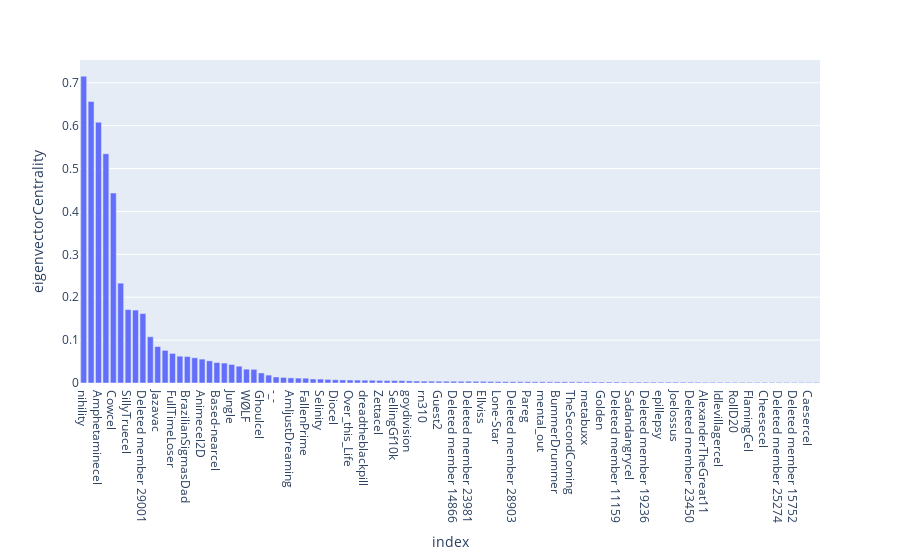

The code cell stored with this chart in its notebook:
### Code cell
# Graph distributions of centrality measures
import plotly.express as px

selected = central.sort_values('eigenvectorCentrality', ascending=False).head(100)
px.bar(selected, x=selected.index, y='eigenvectorCentrality')

### Figure 1 — Plotly figure (JSON) as saved in the notebook; plotly's stock layout.template omitted (floating-point values rounded to 4 significant figures)
{"data": [{"alignmentgroup": "True", "hovertemplate": "index=%{x}<br>eigenvectorCentrality=%{y}<extra></extra>", "legendgroup": "", "marker": {"color": "#636efa", "pattern": {"shape": ""}}, "name": "", "offsetgroup": "", "orientation": "v", "showlegend": false, "textposition": "auto", "type": "bar", "x": ["nihility", "unsettling", "Amphetaminecel", "mNFwTJ3wz9", "Cowcel", "Idotms", "SillyTruecel", "schrodingercoper", "Deleted member 29001", "AAAAAAAAAAAcel", "Jazavac", "Coulan", "FullTimeLoser", "orchis", "BrazilianSigmasDad", "RREEEEEEEEE", "Animecel2D", "78980n", "Based-nearcel", "Heartless", "Jungle", "THE TRUE HONKLER", "WØLF", "RainerNLM", "Ghoulcel", "BlackPill Scholar", "-_-", "Blacktarpill", "AmIjustDreaming", "Deleted member 20811", "FallenPrime", "Pengwin", "Selinity", "Cruel", "Diocel", "ihaveno1", "Over_this_Life", "Grothendieck", "dreadtheblackpill", "Dregster666", "Zettacel", "ScornedStoic", "SellingGf10k", "taloh", "goydivision", "Incellectual", "rn310", "lonelyintesified", "Guest2", "Lookscel", "Deleted member 14866", "Yerberito", "Deleted member 23981", "ItsOver4cel", "Ellviss", "soymonkcel", "Lone-Star", "!romen", "Deleted member 28903", "shii410", "Pareg", "Insomniac", "mental_out", "GoffSystemQB", "BummerDrummer", "pp183", "TheSecondComing", "knajjd", "metabuxx", "Personalityinkwell", "Golden", "Barney Calhoun", "Deleted member 11159", "coldmachinery", "Sadandangrycel", "vippnor", "Deleted member 19236", "ClownCharizard6774", "epillepsy", "Damo the incel", "Joelossus", "Ritalincel", "Deleted member 23450", "based_meme", "AlexanderTheGreat11", "Amacko", "Idlevillagercel", "WithoutMe", "RollD20", "penismaster768", "FlamingCel", "HyperVersager_4EVER", "Cheesecel", "TheBasedCel", "Deleted member 25274", "Ecstasy", "Deleted member 15752", "RemoveNormalfags", "Caesercel", "Sans"], "xaxis": "x", "y": [0.7154, 0.6565, 0.6082, 0.5345, 0.443, 0.2328, 0.1711, 0.1701, 0.1619, 0.1079, 0.08502, 0.07604, 0.06899, 0.06256, 0.06176, 0.05879, 0.05573, 0.05174, 0.04774, 0.04644, 0.04325, 0.03917, 0.03232, 0.03192, 0.02346, 0.01846, 0.01407, 0.01304, 0.01195, 0.01142, 0.01128, 0.009355, 0.009175, 0.008393, 0.007552, 0.007171, 0.006982, 0.006766, 0.006538, 0.006427, 0.005998, 0.005654, 0.005614, 0.005535, 0.004925, 0.004589, 0.004372, 0.004289, 0.004133, 0.0041, 0.004091, 0.004037, 0.004024, 0.003945, 0.003889, 0.003663, 0.003282, 0.003206, 0.003095, 0.003051, 0.003013, 0.002878, 0.002817, 0.00278, 0.002756, 0.002702, 0.002657, 0.002603, 0.002464, 0.002451, 0.002385, 0.002347, 0.002345, 0.002134, 0.002132, 0.002128, 0.002101, 0.002089, 0.002082, 0.002081, 0.002065, 0.001988, 0.001943, 0.001896, 0.001768, 0.001725, 0.00166, 0.001643, 0.001604, 0.001585, 0.001572, 0.00155, 0.001545, 0.001503, 0.001486, 0.001477, 0.001471, 0.001456, 0.001433, 0.00139], "yaxis": "y"}], "layout": {"autosize": true, "barmode": "relative", "legend": {"tracegroupgap": 0}, "margin": {"t": 60}, "xaxis": {"anchor": "y", "autorange": true, "domain": [0, 1], "range": [-0.5, 99.5], "title": {"text": "index"}, "type": "category"}, "yaxis": {"anchor": "x", "autorange": true, "domain": [0, 1], "range": [0, 0.7531], "title": {"text": "eigenvectorCentrality"}, "type": "linear"}}}
